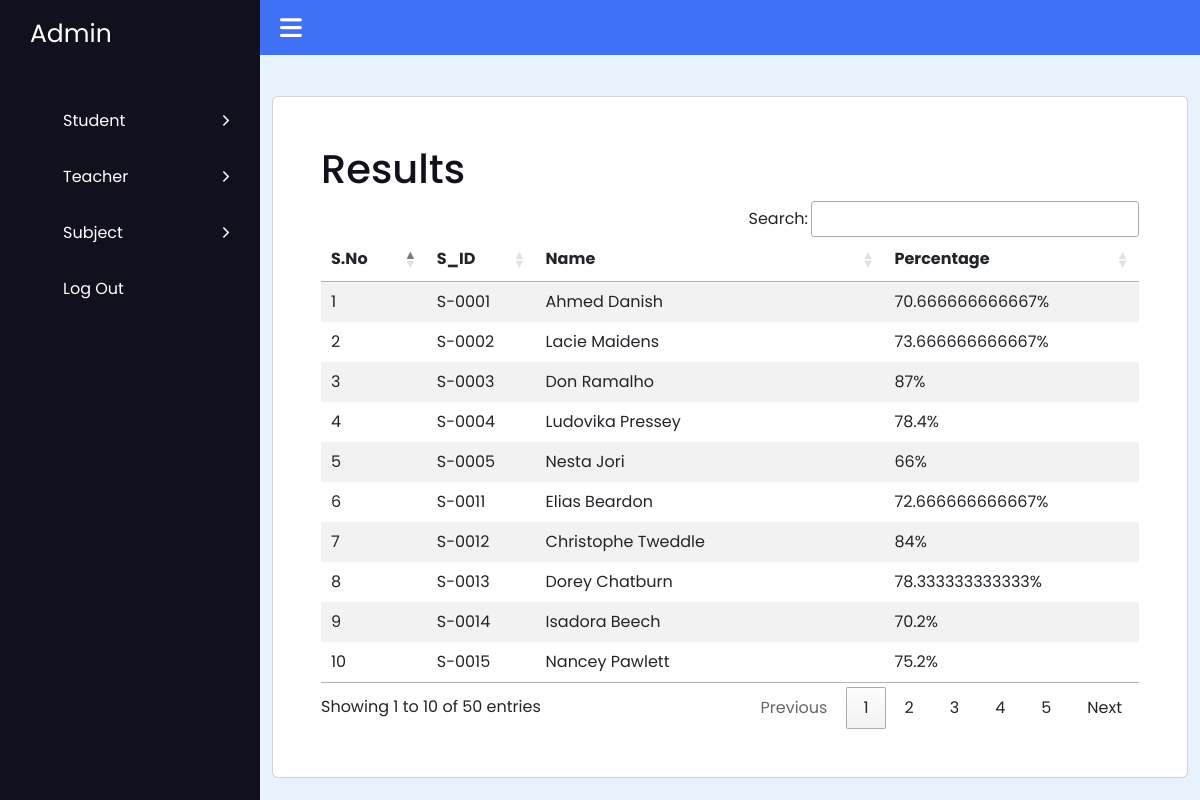
Screenshot of /admindashboard/view_result.php with the database file from the repository.
### tables this page shows
CREATE TABLE `exam` (
  `E_ID` varchar(6) NOT NULL,
  `E_DATE` date DEFAULT NULL,
  `E_MARKS` int(3) DEFAULT NULL,
  `S_ID` varchar(6) NOT NULL,
  `SUB_ID` varchar(6) DEFAULT NULL,
  `T_ID` varchar(6) NOT NULL
);

CREATE TABLE `student` (
  `S_ID` varchar(6) NOT NULL,
  `S_FNAME` varchar(50) NOT NULL,
  `S_LNAME` varchar(50) NOT NULL,
  `FATHER_NAME` varchar(50) NOT NULL,
  `DOB` date NOT NULL,
  `GENDER` varchar(6) NOT NULL,
  `S_PHONENO` varchar(20) DEFAULT NULL,
  `ROLL_NO` int(4) DEFAULT NULL,
  `ADDRESS` varchar(50) DEFAULT NULL,
  `T_ID` varchar(6) DEFAULT NULL
);

### admindashboard/view_result.php (the view, shortened to what this page needs)
<!DOCTYPE html>
<?php
include_once "../includes/db.inc.php";
include('header.php');
?>
<html lang="en">
<head>
    <link rel="stylesheet" href="http://cdn.datatables.net/1.10.13/css/jquery.dataTables.min.css">
    <link rel="stylesheet" href="https://cdn.datatables.net/1.11.3/css/jquery.dataTables.min.css">
    <link rel="stylesheet" href="https://cdnjs.cloudflare.com/ajax/libs/font-awesome/6.2.1/css/all.min.css" />
    <link rel="stylesheet" href="view_style.css">
</head>
<body>
    <nav class="sidebar">
        <a href="#" class="logo">Admin</a>
        <div class="menu-content">
            <ul class="menu-items">
                <li class="item">
                    <div class="submenu-item">
                        <span>Student</span>
                        <i class="fa-solid fa-chevron-right"></i>
                    </div>
                </li>
                <li class="item">
                    <div class="submenu-item">
                        <span>Teacher</span>
                        <i class="fa-solid fa-chevron-right"></i>
                    </div>
                </li>
                <li class="item">
                    <div class="submenu-item">
                        <span>Subject</span>
                        <i class="fa-solid fa-chevron-right"></i>
                    </div>
                </li>
                <li class="item">
                    <a href="../secure_login_system/logout.php">Log Out</a>
                </li>
            </ul>
        </div>
    </nav>
    <nav class="navbar" style="z-index: 10;">
        <i class="fa-solid fa-bars" id="sidebar-close"></i>
    </nav>
    <main class="main">
        <section class="mt-5 pt-5 container">
            <div class="row">
                <div class="col-md-12">
                    <div class="p-5 mb-3 card">
                        <h1 class="d-flex justify-content-between">Results </span>
                        </h1>
                        <div class="table-responsive">
                            <table id="dataTables" class="table table-hover responsive nowrap align-middle mb-0 table table-borderless table-striped table-hover" style="width:100%">
                                <thead>
                                    <tr>
                                        <th>S.No</th>
                                        <th>S_ID</th>
                                        <th>Name</th>
                                        <th>Percentage</th>
                                    </tr>
                                </thead>
                                <tbody>
                                    <?php
                                    $sql = "SELECT exam.*, COUNT(exam.E_MARKS) as total_sub,SUM(exam.E_MARKS) as total, student.* FROM exam JOIN student on student.S_ID = exam.S_ID GROUP BY exam.S_ID";
                                    $res = $conn->query($sql);
                                    if ($res && $res->num_rows > 0) {
                                        $i = 0;
                                        while ($row = $res->fetch_assoc()) {
                                            $percentage = ($row['total'] * 100) / ($row['total_sub'] * 100);
                                            $i++;
                                    ?>
                                            <tr>
                                                <td><?php echo $i; ?></td>
                                                <td><?php echo $row['S_ID'] ?></td>
                                                <td><?php echo $row['S_FNAME'] . ' ' . $row['S_LNAME'] ?></td>
                                                <td><?php echo $percentage ?>%</td>
                                            </tr>
                                    <?php
                                        }
                                    }
                                    ?>
                                </tbody>
                            </table>
                        </div>
                    </div>
                </div>
            </div>
        </section>
    </main>
</body>
</html>

### admindashboard/header.php (shortened to what this page needs)
<html>
    <head>
        <link rel="stylesheet" href="https://cdnjs.cloudflare.com/ajax/libs/font-awesome/6.2.1/css/all.min.css" />
        <link href="https://cdn.jsdelivr.net/npm/bootstrap@5.2.0-beta1/dist/css/bootstrap.min.css" rel="stylesheet"
>
    </head>
</html>

### admindashboard/view_style.css (style rules this page uses)
body { margin: 0; padding: 0; box-sizing: border-box; font-family: 'Poppins', sans-serif; }
.sidebar { position: fixed; height: 100%; width: 260px; background: #11101d; padding: 15px; }
.logo { font-size: 25px; padding: 0 15px; }
.sidebar a { color: #fff; text-decoration: none; }
.menu-content { position: relative; height: 100%; width: 100%; margin-top: 40px; overflow-y: scroll; }
.menu-items { height: 100%; width: 100%; list-style: none; transition: all 0.4s ease; }
.item a, .submenu-item { padding: 16px; display: inline-block; width: 100%; border-radius: 12px; }
.item i { font-size: 12px; }
.submenu-item { display: flex; justify-content: space-between; align-items: center; color: #fff; cursor: pointer; }
.navbar, .main { left: 260px; width: calc(100% - 260px); transition: all 0.5s ease; }
.navbar { position: fixed; color: #fff; padding: 15px 20px; font-size: 25px; background: #4070f4; cursor: pointer; }
.navbar #sidebar-close { cursor: pointer; }
.main { position: relative; display: flex; justify-content: center; min-height: 100vh; background: #e7f2fd; }
.main h1 { color: #11101d; font-size: 40px; text-align: center; }

### rows the page displays
exam: S_ID.S_ID "S-0001", S_ID.S_FNAME "Ahmed", S_ID.S_LNAME "Danish", percentage "70.666666666667"
exam: S_ID.S_ID "S-0002", S_ID.S_FNAME "Lacie", S_ID.S_LNAME "Maidens", percentage "73.666666666667"
exam: S_ID.S_ID "S-0003", S_ID.S_FNAME "Don", S_ID.S_LNAME "Ramalho", percentage "87"
exam: S_ID.S_ID "S-0004", S_ID.S_FNAME "Ludovika", S_ID.S_LNAME "Pressey", percentage "78.4"
exam: S_ID.S_ID "S-0005", S_ID.S_FNAME "Nesta", S_ID.S_LNAME "Jori", percentage "66"
exam: S_ID.S_ID "S-0011", S_ID.S_FNAME "Elias", S_ID.S_LNAME "Beardon", percentage "72.666666666667"
exam: S_ID.S_ID "S-0012", S_ID.S_FNAME "Christophe", S_ID.S_LNAME "Tweddle", percentage "84"
exam: S_ID.S_ID "S-0013", S_ID.S_FNAME "Dorey", S_ID.S_LNAME "Chatburn", percentage "78.333333333333"
exam: S_ID.S_ID "S-0014", S_ID.S_FNAME "Isadora", S_ID.S_LNAME "Beech", percentage "70.2"
exam: S_ID.S_ID "S-0015", S_ID.S_FNAME "Nancey", S_ID.S_LNAME "Pawlett", percentage "75.2"
